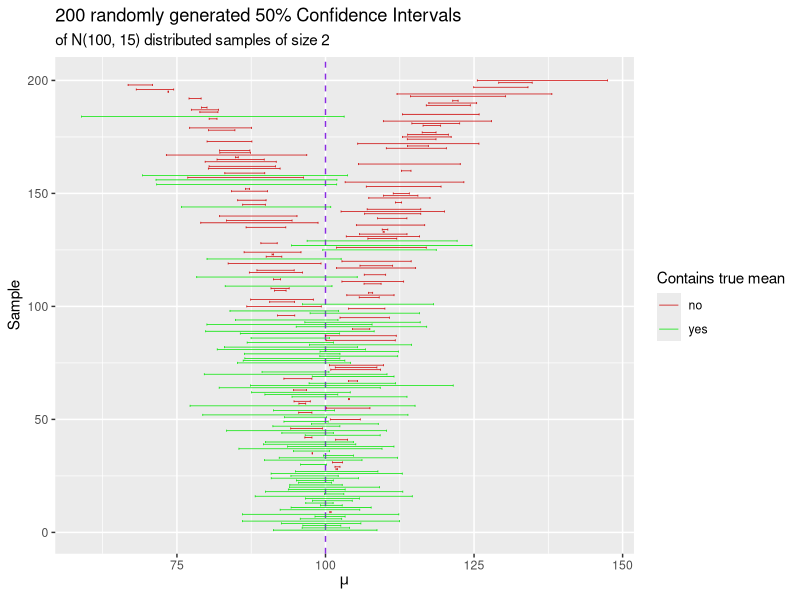

R code for this plot:
# I think I made this to replicate the results of a paper about CIs
# and not for actual lecturing, but meh, doesn't hurt to put it here

library(tidyverse)

stuff <- 1:200 %>%
  map(~rnorm(2, 100, 15))

mu <- stuff %>% map_dbl(mean)
sd <- stuff %>% map_dbl(sd)

df <- data.frame(mu, sd) %>%
  transmute(
    mu = mu,
    hi = mu + 0.6744898 * sd / sqrt(2),
    lo = mu - 0.6744898 * sd / sqrt(2),
    hit = ifelse(hi < 100 | lo > 100, "no", "yes")
  ) %>%
  arrange(abs(mu - 100)) %>%
  # alternative: sort by range of CI
  # arrange(desc(hi - lo)) %>%
  mutate(
    n  = seq_len(length(mu))
  )

ggplot(df, aes(y = mu, x = n, ymin = lo, ymax = hi, color = hit)) +
  geom_hline(yintercept = 100, color = "blueviolet", linetype = "dashed") +
  # geom_point(size = .25, color = "black", alpha = .1) +
  geom_errorbar(size = .25) +
  labs(
    title = "200 randomly generated 50% Confidence Intervals",
    subtitle = "of N(100, 15) distributed samples of size 2",
    y = expression(mu), x = "Sample", color = "Contains true mean"
  ) +
  scale_colour_manual(values = c("#cc0000", "#00e600")) +
  coord_flip()
